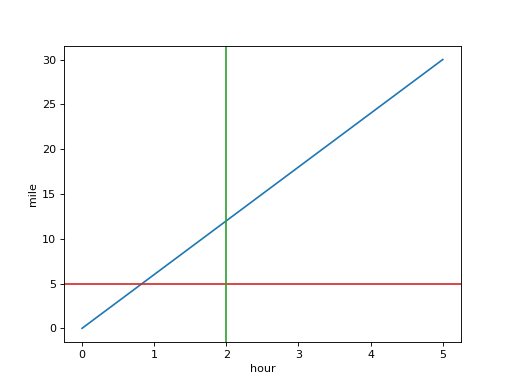

This chart was generated by the following Python code:
import matplotlib.pyplot as plt
import numpy as np
import pint

ureg = pint.UnitRegistry()
ureg.setup_matplotlib(True)

y = np.linspace(0, 30) * ureg.miles
x = np.linspace(0, 5) * ureg.hours

fig, ax = plt.subplots()
ax.plot(x, y, 'tab:blue')
ax.axhline(26400 * ureg.feet, color='tab:red')
ax.axvline(120 * ureg.minutes, color='tab:green')
